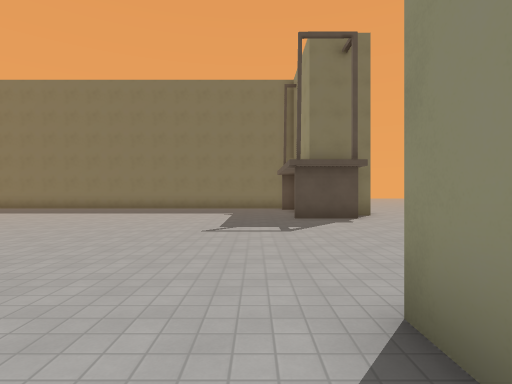
view 1 (above)

24 first-person views from a walk through a Godot game level. The camera is 1.5 m above the floor, looks level and sees 80° across. The floor is counted in squares, 1.95 m on a side. Each view is taken from the middle of a square. On the plan, view 1 faces up. The plan holds only what a view shows up to about 10 squares ahead; the rest is blank. The place goes on beyond the plan. Characters and animated objects are left out. Some surface patterns are stand-ins.

view 2
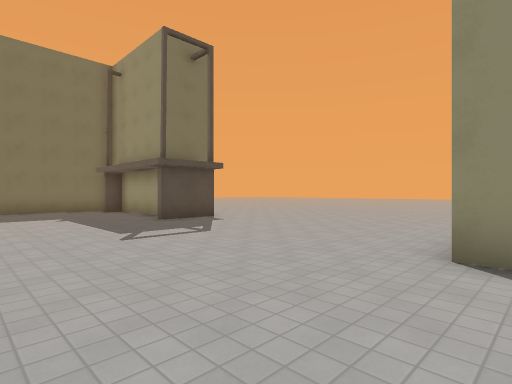

view 3
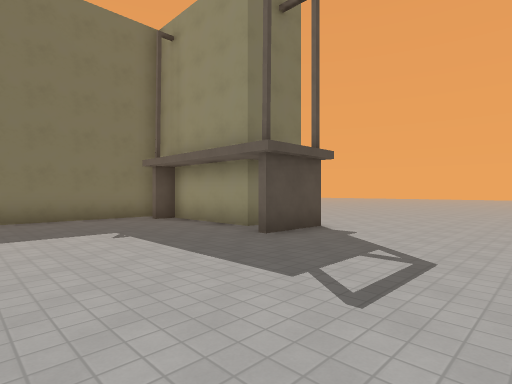

view 4
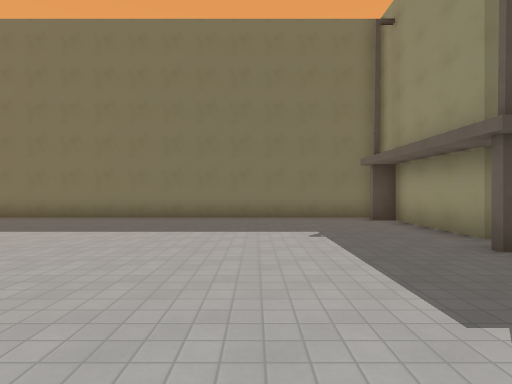

view 5
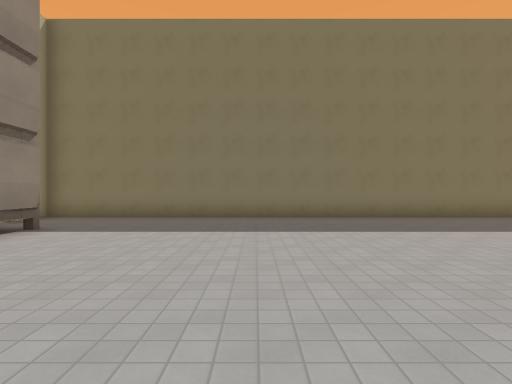

view 6
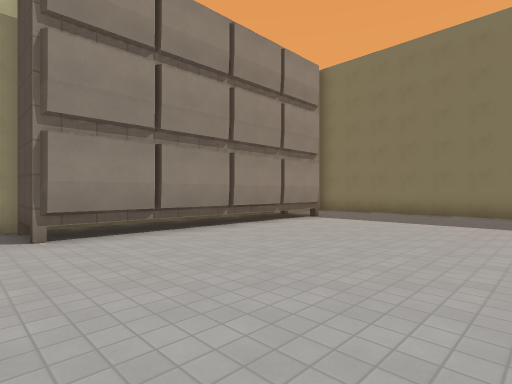

view 7
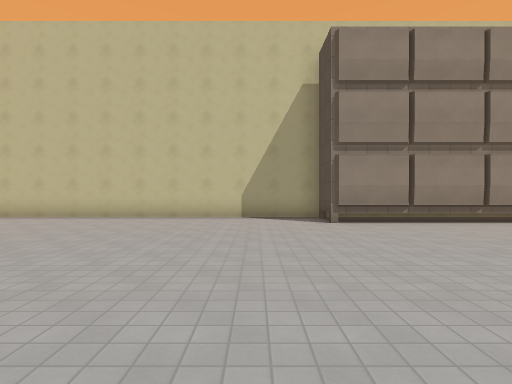

view 8
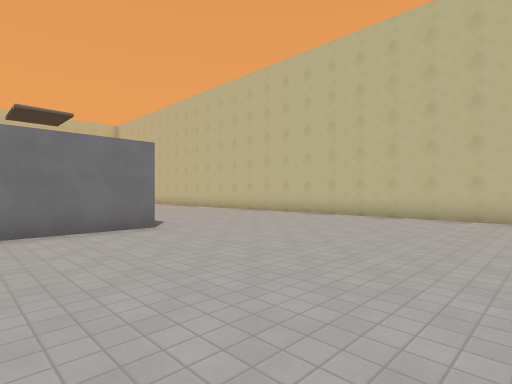

view 9
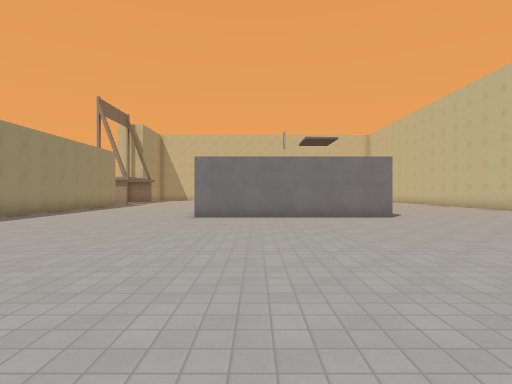

view 10
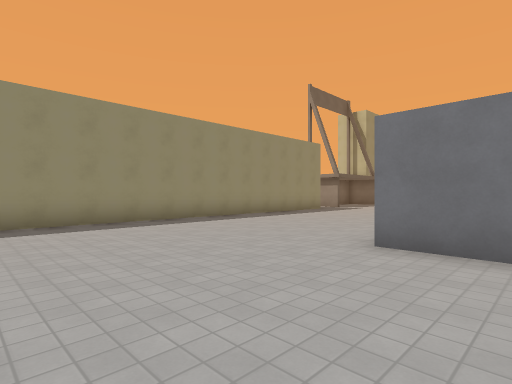

view 11
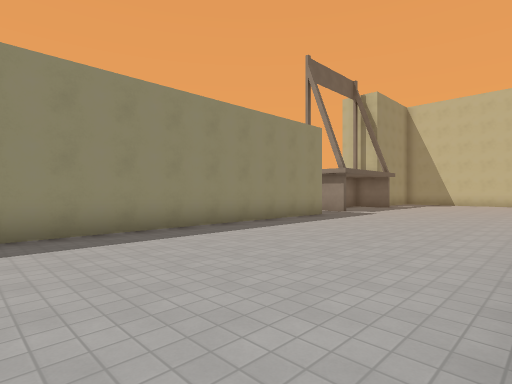

view 12
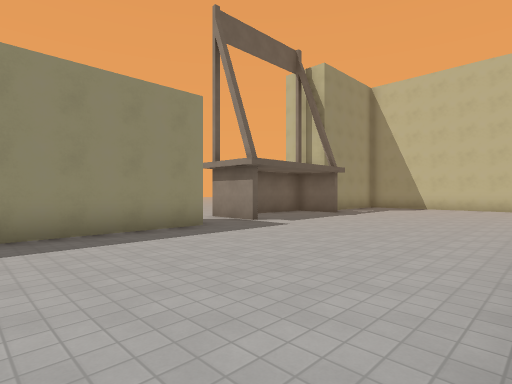

view 13
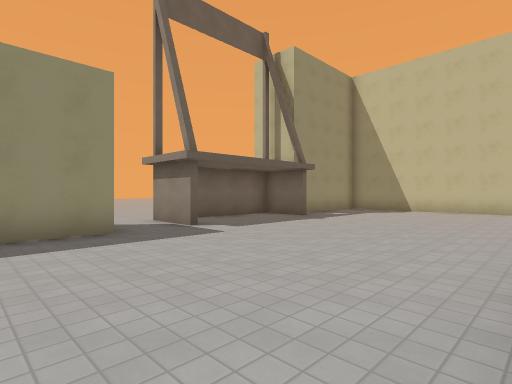

view 14
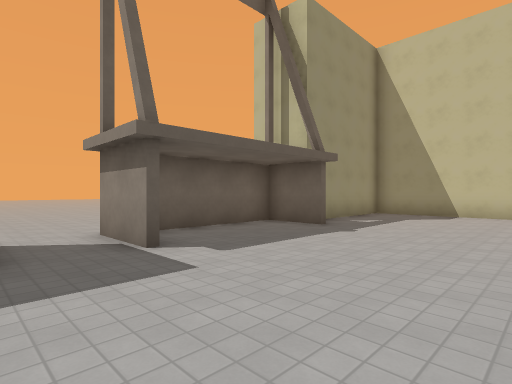

view 15
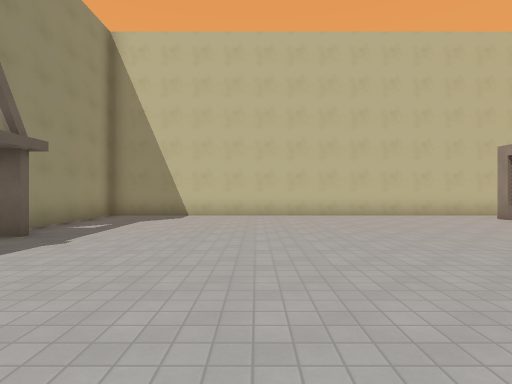

view 16
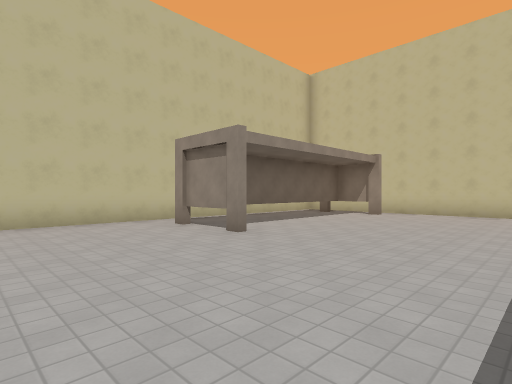

view 17
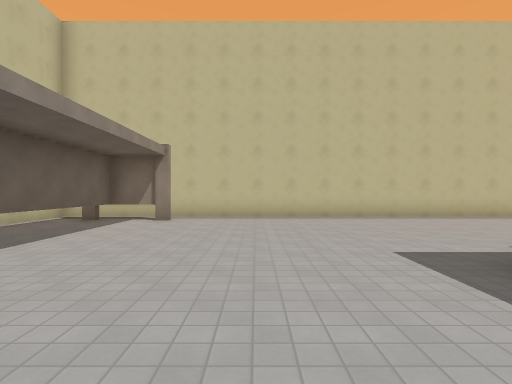

view 18
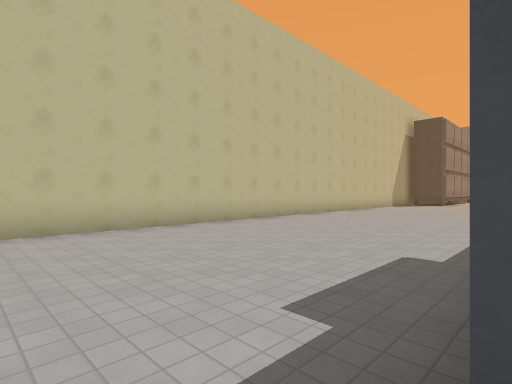

view 19
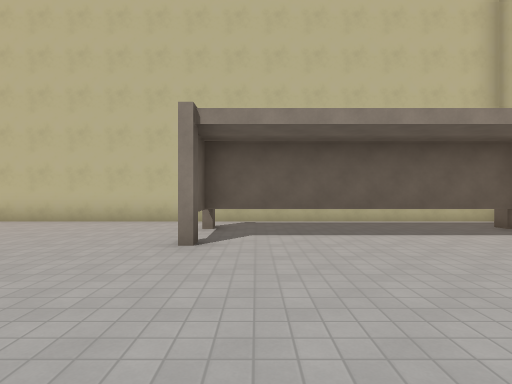

view 20
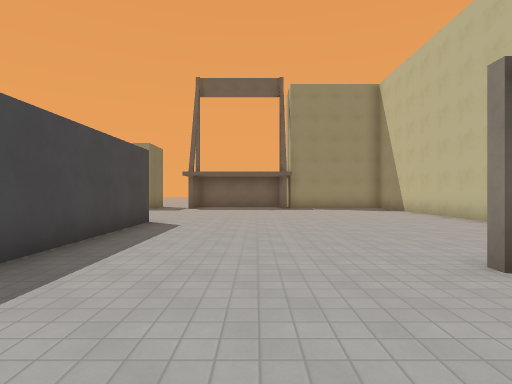

view 21
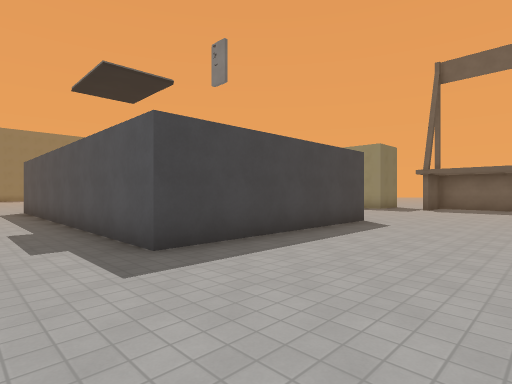

view 22
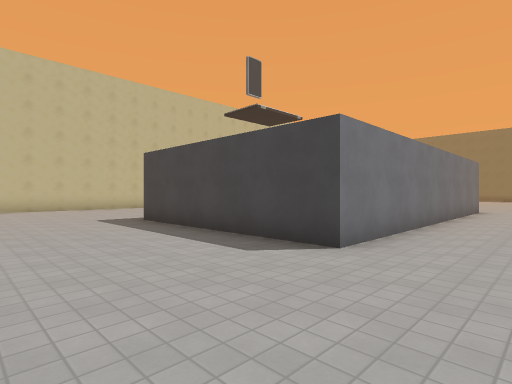

view 23
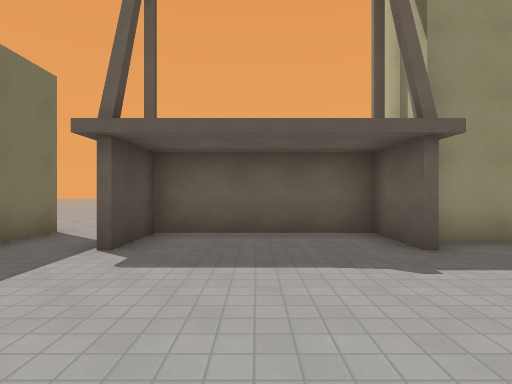

view 24
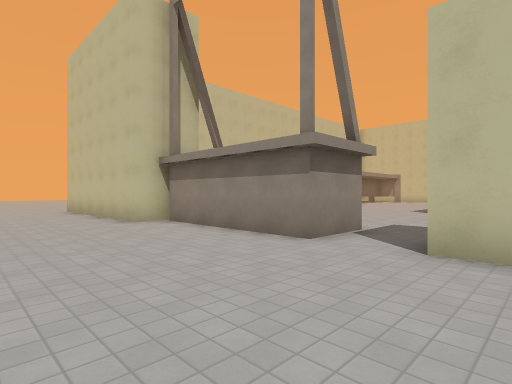

### Floor plan
Key: @ floor where view 1 was taken; # wall or solid block; . floor; = window, fence, low wall or low ledge; T thing the floor can be seen under or through.
Columns run from 18 left of view 1 to 8 right of it. Each row starts with its distance up from view 1.
 15 #####################
 14 #...................#
 13  ...................#
 12  ...................#
 11   #.................#
 10   =.................# ...
  9  ##.................##....
  8  ##........................
  7  ##.......  ...............
  6  ##......    ..............
  5  ##......  .  ............
  4 ###...... ... ............
  3 #.........................
  2 #.....................
  1 #..................#
  0 #................ @#
 -1 #..................#
 -2 #..................#
 -3 #..................#
 -4 #..................#
 -5 #......######......#
 -6 #......#    #......#
 -7 #......#    #......#
 -8 #......#    #......#
 -9 #......#    #......#
-10 #......#    #......#    ..
-11 #......#    #......###....
-12 #......#    #......###....
-13 #......#    #..............
-14 #......######.......##.....
-15 #....................#.....
-16 #....................#....
-17 #....................#...
-18 #...................##...
-19 #...................##...
-20 #.......T...........##...
-21 #.TTTTTTT...........##...
-22 #...................##...
-23 #####################  ..

Positions as (right, up) in squares from view 1, and headings:
1: (0, 0), facing up
2: (-3, 1), facing up-right
3: (-3, 5), facing up-right
4: (-2, 5), facing up
5: (-11, 5), facing up
6: (-10, 3), facing up-left
7: (-8, 2), facing left
8: (-8, 2), facing down-left
9: (-7, 5), facing down
10: (-7, 0), facing down-right
11: (-5, -3), facing down-right
12: (-5, -8), facing down-right
13: (-5, -10), facing down-right
14: (-3, -12), facing down-right
15: (-3, -13), facing down
16: (-6, -15), facing down-left
17: (-8, -17), facing left
18: (-11, -15), facing up-left
19: (-11, -15), facing down
20: (-13, -17), facing right
21: (-13, -18), facing up-right
22: (-3, -18), facing up-left
23: (-3, -16), facing right
24: (7, -11), facing down-left
